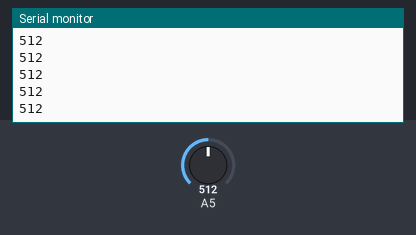
Bench run of a sketch on a simulated Arduino Uno, built with avr-gcc and run on an emulated ATmega328P. On the bench: the last lines printed to the serial monitor. The test bench sets the inputs (shaded band); at power-on: A5 = 512.

Above: at 1.2 s.
1.3 s: A5 set to 716
At 2.2 s:
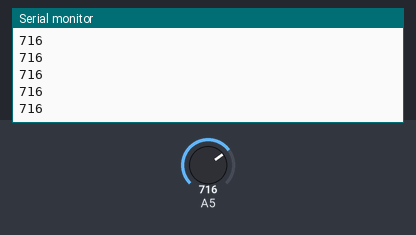
2.8 s: A5 set to 900
At 3.6 s:
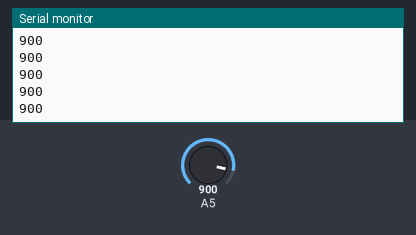
Timing chart, 0 to 5.8 s (numbered marks = the images above; inputs shaded):
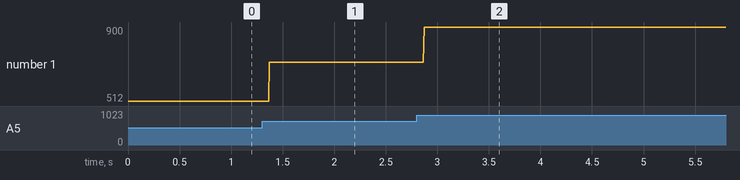

The sketch:

Potenciometro.ino
```cpp
void setup(){
	pinMode(A5,INPUT);
  	Serial.begin(9600); //Se inicializa el Serial en 9600 baudios
}

void loop(){
	int data = analogRead(A5); // La variable data se iguala a la entrada analogica
  	Serial.println(data); // Se imprime la variable data en el monitor serial
}
```

Measured:
- after the input at 1.3 s, the serial monitor: prints a new line after 0.07 s (image 1)
- after the input at 2.8 s, the serial monitor: prints a new line after 0.07 s (image 2)
- plotted number 1: 512 → 716 after the input at 1.3 s, 716 → 900 after the input at 2.8 s
